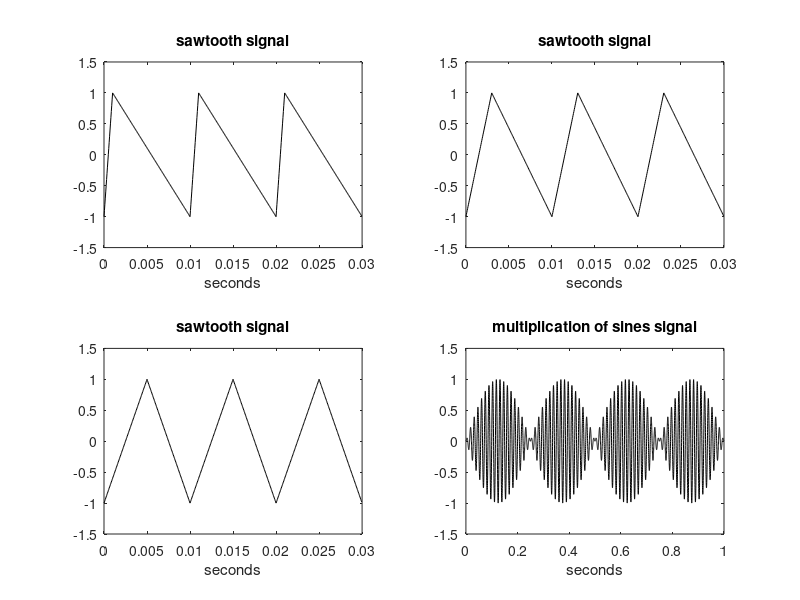

Write the MATLAB code that produced this figure.
% Square signal

% Square signal
A=[1,1,1,1,1,0,0,0,0,0,1,1,1,1,1,0,0,0,0,0,...
1,1,1,1,1,0,0,0,0,0];
fs=10; %sampling frequency in Hz
tiv=1/fs; %time interval between samples;
t=0:tiv:(3-tiv); %time intervals set (30 values)
plot(t,A,'*'); %plots figure
axis([0 3 -0.5 1.5]);
xlabel('sec.'); title('square wave samples');

% Square signal2
fy=100; %signal frequency in Hz
wy=2*pi*fy; %signal frequency in rad/s
duy=0.03; %signal duration in seconds
fs=20000; %sampling frequency in Hz
tiv=1/fs; %time interval between samples;
t=0:tiv:(duy-tiv); %time intervals set
y=square(wy*t); %signal data set
plot(t,y,'k'); %plots figure
axis([0 duy -1.5 1.5]);
xlabel('seconds'); title('square signal');

% Sine signal
% Sine signal
fy=1; %signal frequency in Hz
wy=2*pi*fy; %signal frequency in rad/s
fs=60; %sampling frequency in Hz
tiv=1/fs; %time interval between samples;
t=0:tiv:(3-tiv); %time intervals set, 180 values
y=sin(wy*t); %signal data set
plot(t,y,'k'); %plots figure
axis([0 3 -1.5 1.5]);
xlabel('seconds'); title('sine signal');

% Sine and cosine signals
% Sine and cosine signals
fy=1; %signal frequency in Hz
wy=2*pi*fy; %signal frequency in rad/s
fs=60; %sampling frequency in Hz
tiv=1/fs; %time interval between samples;
t=0:tiv:(3-tiv); %time intervals set
ys=sin(wy*t); %signal data set
plot(t,ys,'k'); hold on; %plots figure
axis([0 3 -1.5 1.5]);
xlabel('seconds');
yc=cos(wy*t); %signal data set
plot(t,yc,'--k'); %plots figure

% Sawtooth signal
% Sawtooth signal
fy=100; %signal frequency in Hz
wy=2*pi*fy; %signal frequency in rad/s
duy=0.03; %signal duration in seconds
fs=20000; %sampling frequency in Hz
tiv=1/fs; %time interval between samples;
t=0:tiv:(duy-tiv); %time intervals set
y=sawtooth(wy*t); %signal data set
plot(t,y,'k'); %plots figure
axis([0 duy -1.5 1.5]);
xlabel('seconds'); title('sawtooth signal');

% Sawtooth signals
fy=100; %signal frequency in Hz
wy=2*pi*fy; %signal frequency in rad/s
duy=0.03; %signal duration in seconds
fs=20000; %sampling frequency in Hz
tiv=1/fs; %time interval between samples;
t=0:tiv:(duy-tiv); %time intervals set
y=sawtooth(wy*t,0.1); %signal data set (width 0.1)
subplot(2,2,1); plot(t,y,'k'); %plots figure
axis([0 duy -1.5 1.5]);
xlabel('seconds'); title('sawtooth signal');
y=sawtooth(wy*t,0.3); %signal data set (width 0.3)
subplot(2,2,2); plot(t,y,'k'); %plots figure
axis([0 duy -1.5 1.5]);
xlabel('seconds'); title('sawtooth signal');
y=sawtooth(wy*t,0.5); %signal data set (width 0.5)
subplot(2,2,3); plot(t,y,'k'); %plots figure
axis([0 duy -1.5 1.5]);
xlabel('seconds'); title('sawtooth signal');
y=sawtooth(wy*t,0.9); %signal data set (width 0.9)
subplot(2,2,4); plot(t,y,'k'); %plots figure
axis([0 duy -1.5 1.5]);
xlabel('seconds'); title('sawtooth signal');

% Adding Signals
% Sum of sines signal
fy=300; %signal frequency in Hz
wy=2*pi*fy; %signal frequency in rad/s
fs=6000; %sampling frequency in Hz
tiv=1/fs; %time interval between samples;
t=0:tiv:(5-tiv); %time intervals set (5 seconds)
%signal data set:
y=0.64*sin(wy*t)+0.21*sin(3*wy*t)+0.12*sin(5*wy*t);
sound(y,fs); %sound
t=0:tiv:(0.01-tiv); %time intervals set (0.01 second)
%signal data set:
y=0.6*sin(wy*t)+0.3*sin(3*wy*t)+0.2*sin(5*wy*t);
plot(t,y,'k'); %plots figure
axis([0 0.01 -1.5 1.5]);
xlabel('seconds'); title('sum of sines signal');


% Multiplication of sines signal
fx=70; %signal frequency in Hz
wx=2*pi*fx; %signal frequency in rad/s
fz=2; %signal frequency in Hz
wz=2*pi*fz; %signal frequency in rad/s
fs=6000; %sampling frequency in Hz
tiv=1/fs; %time interval between samples;
t=0:tiv:(8-tiv); %time intervals set (8 seconds)
y=sin(wx*t).*sin(wz*t); %signal data set
sound(y,fs); %sound
t=0:tiv:(1-tiv); %time intervals set (1 second)
y=sin(wx*t).*sin(wz*t); %signal data set
plot(t,y,'k'); %plots figure
axis([0 1 -1.5 1.5]);
xlabel('seconds'); title('multiplication of sines signal');

